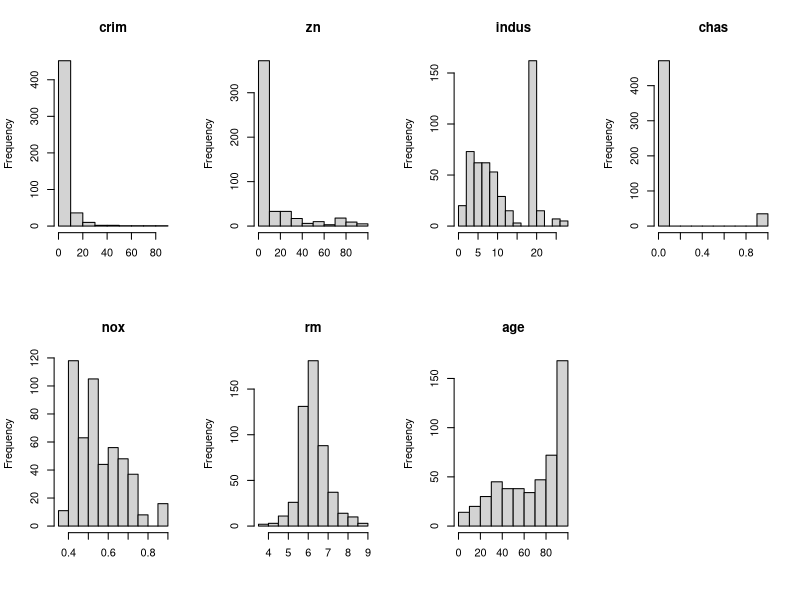
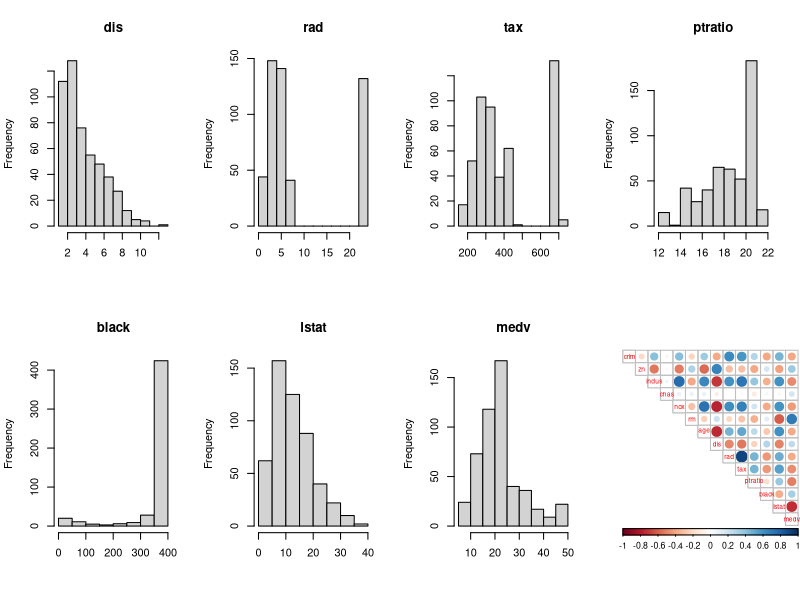
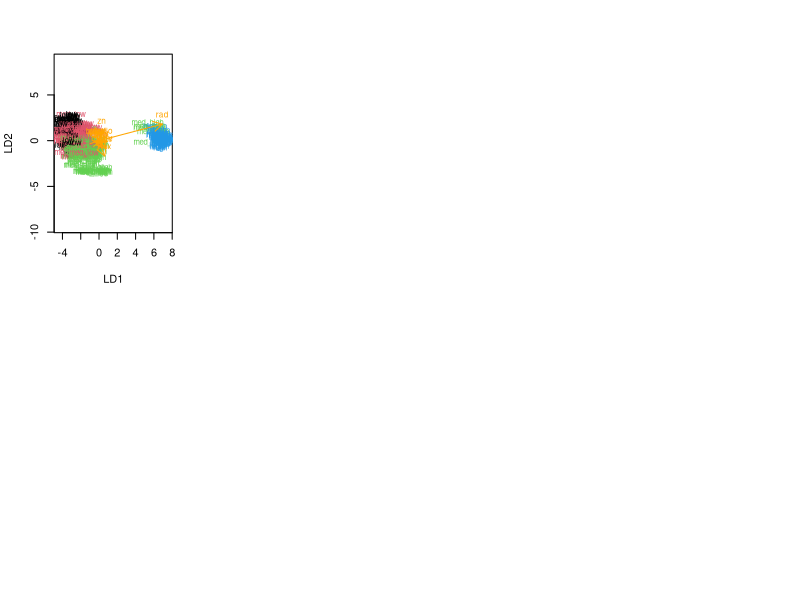

Write the R code that produced these figures, in order.
## ---- chunk 1
date()
## ---- chunk 2
library(MASS)
data("Boston")
str(Boston)
summary(Boston)
## ---- chunk 3
library(corrplot)
library(tidyr)
library(MASS)
data("Boston")
par(mfrow = c(2,4))
hist(Boston$crim, main="crim", xlab="")
hist(Boston$zn, main="zn", xlab="")
hist(Boston$indus, main="indus", xlab="")
hist(Boston$chas, main="chas", xlab="")
hist(Boston$nox, main="nox", xlab="")
hist(Boston$rm, main="rm", xlab="")
hist(Boston$age, main="age", xlab="")
## ---- chunk 4
library(corrplot)
library(tidyr)
library(MASS)
data("Boston")
par(mfrow = c(2,4))
hist(Boston$dis, main="dis", xlab="")
hist(Boston$rad, main="rad", xlab="")
hist(Boston$tax, main="tax", xlab="")
hist(Boston$ptratio, main="ptratio", xlab="")
hist(Boston$black, main="black", xlab="")
hist(Boston$lstat, main="lstat", xlab="")
hist(Boston$medv, main="medv", xlab="")
## ---- chunk 5
library(corrplot)
library(tidyr)
library(MASS)
data("Boston")
cor_matrix<-cor(Boston) %>% round(digits = 2)
cor_matrix
corrplot(cor_matrix, method="circle", type="upper", cl.pos="b", tl.pos="d", tl.cex = 0.6)
## ---- chunk 6
library(MASS)
data("Boston")
boston_scaled <- scale(Boston)
summary(boston_scaled)
## ---- chunk 7
boston_scaled <- as.data.frame(boston_scaled)
bins <- quantile(boston_scaled$crim)
bins
crime <- cut(boston_scaled$crim, breaks = bins, include.lowest = TRUE, labels = c("low", "med_low", "med_high", "high"))
table(crime)
boston_scaled <- dplyr::select(boston_scaled, -crim)
boston_scaled <- data.frame(boston_scaled, crime)
## ---- chunk 8
n <- nrow(boston_scaled)
ind <- sample(n,  size = n * 0.8)
train <- boston_scaled[ind,]
test <- boston_scaled[-ind,]
## ---- chunk 9
n <- nrow(boston_scaled)
ind <- sample(n,  size = n * 0.8)
train <- boston_scaled[ind,]
test <- boston_scaled[-ind,]
lda.fit <- lda(crime ~ ., data = train)
lda.fit
lda.arrows <- function(x, myscale = 1, arrow_heads = 0.1, color = "orange", tex = 0.75, choices = c(1,2)){
  heads <- coef(x)
  arrows(x0 = 0, y0 = 0, 
         x1 = myscale * heads[,choices[1]], 
         y1 = myscale * heads[,choices[2]], col=color, length = arrow_heads)
  text(myscale * heads[,choices], labels = row.names(heads), 
       cex = tex, col=color, pos=3)
}
classes <- as.numeric(train$crime)
plot(lda.fit, dimen = 2, col = classes, pch = classes)
lda.arrows(lda.fit, myscale = 2)
## ---- chunk 10
n <- nrow(boston_scaled)
ind <- sample(n,  size = n * 0.8)
train <- boston_scaled[ind,]
test <- boston_scaled[-ind,]
correct_classes <- test$crime
test <- dplyr::select(test, -crime)
lda.pred <- predict(lda.fit, newdata = test)
table(correct = correct_classes, predicted = lda.pred$class)
